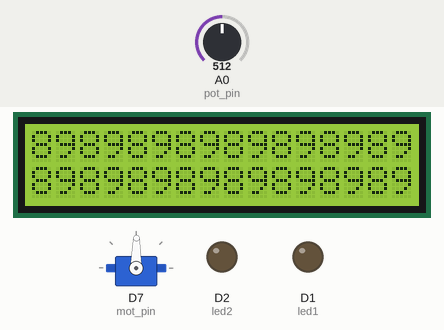
A sketch run on a simulated ESP8266 (NodeMCU). Parts: servo, 16×2 character LCD, output pins drawn as LEDs (lit = HIGH). The inputs (shaded band) are chosen by the test bench; at power-on: A0 (pot_pin) = 512.

Above: at 1.2 s.
1.3 s: A0 (pot_pin) set to 716
At 1.45 s:
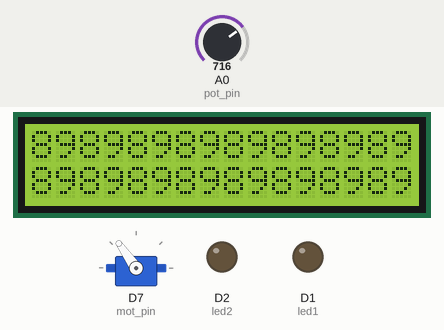
3.7 s: A0 (pot_pin) set to 306
At 5.3 s:
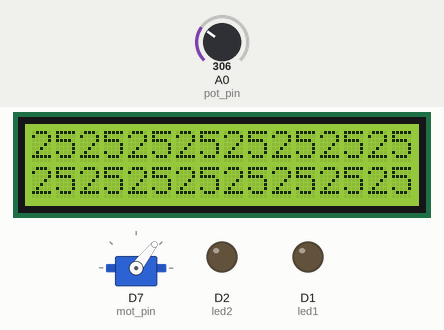
5.8 s: A0 (pot_pin) set to 170
At 7.5 s:
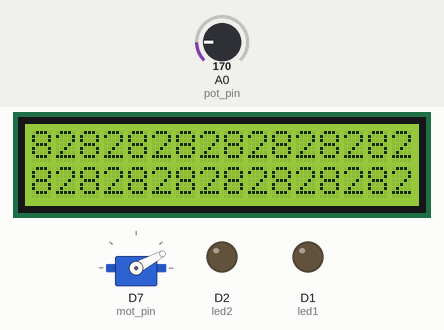
7.9 s: A0 (pot_pin) set to 122
At 9.7 s:
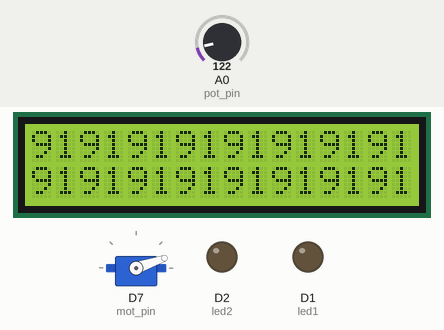
10.0 s: A0 (pot_pin) set to 900
At 10.16 s:
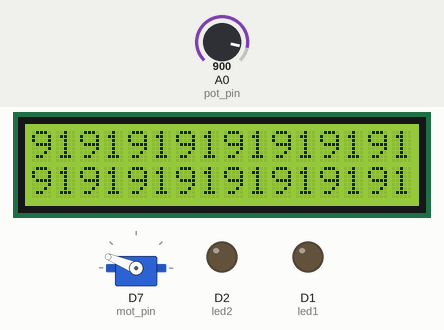
12.4 s: A0 (pot_pin) set to 1023
At 12.58 s:
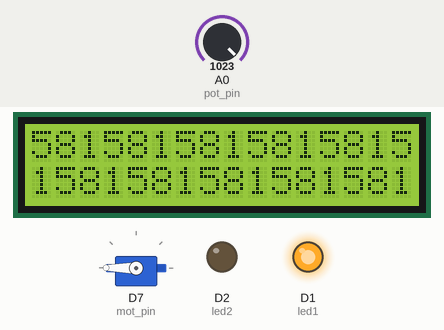
Timing chart, 0 to 15.4 s (numbered marks = the images above; inputs shaded):
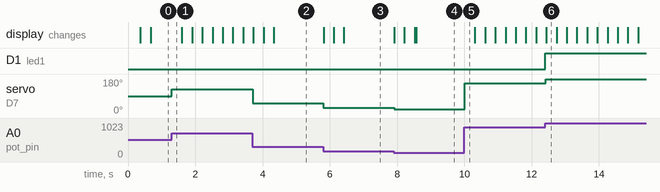

The sketch:

requirement-D.ino
```cpp
#include "Servo.h"
#include <Wire.h>
#include <LiquidCrystal_I2C.h>  // Usa la libreria LiquidCrystal

LiquidCrystal_I2C lcd(0x27, 16, 2);  // Indirizzo I2C e dimensione del display
int mot_pin = D7;
int pot_pin = A0;

int led1 = D1;
int led2 = D2;


Servo servo;
int value;
void setup() {
  Serial.begin(115200);
  pinMode(led1, OUTPUT);
  pinMode(led2, OUTPUT);
  servo.attach(mot_pin);
  Wire.begin(D2, D1);          // SDA su D2, SCL su D1 (ESP8266)
  lcd.begin(16, 2);            // Inizializza il display 16x2
  lcd.backlight();             // Accendi la retroilluminazione
  lcd.setCursor(0, 0);         // Imposta il cursore sulla prima riga
}
void loop() {
  value = analogRead(pot_pin);
  value = map(value, 15, 1023, 0, 180);
  servo.write(value);

  if(value == 180) {
  digitalWrite(led1,HIGH);
  digitalWrite(led2,LOW);
  }
  if(value == 0) {
    digitalWrite(led1,LOW);
    digitalWrite(led2,HIGH);
  }
  if(value >0 && value < 180) {
    digitalWrite(led1,LOW);
    digitalWrite(led2,LOW);
  }
  lcd.print(value);  // Mostra il testo
  delay(15);
}
```

Measured:
- after the input at 1.3 s, servo on D7 (mot_pin): 89° → 125° at once
- after the input at 3.7 s, servo on D7 (mot_pin): 125° → 52° at once
- after the input at 5.8 s, servo on D7 (mot_pin): 52° → 28° at once; the display: first changes at once (image 3 shows a later state)
- after the input at 7.9 s, servo on D7 (mot_pin): 28° → 19° at once; the display: first changes at once (image 4 shows a later state)
- after the input at 10.0 s, servo on D7 (mot_pin): 19° → 158° at once
- after the input at 12.4 s, D1 (led1): LOW → HIGH at once; servo on D7 (mot_pin): 158° → 180° at once
